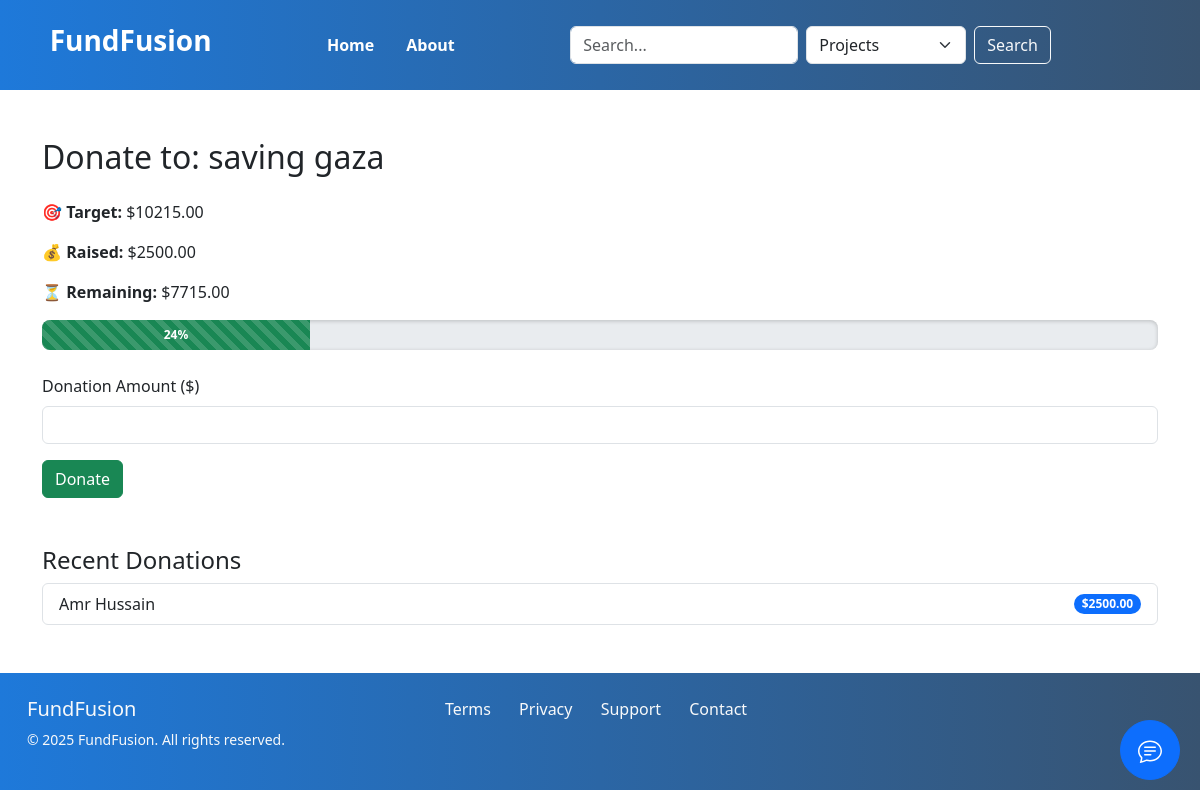
The app's page /donate/9/ (signed in), older data.
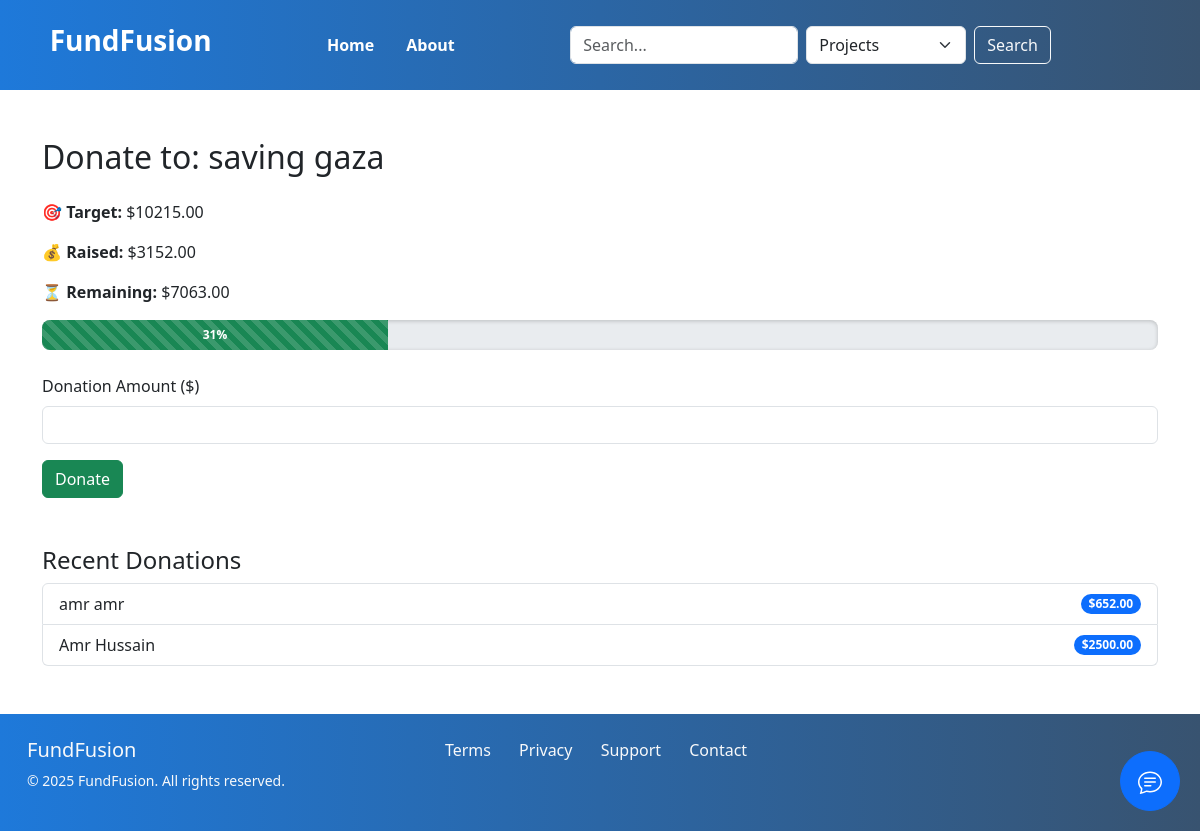
The same page, newer data.
### dashboard/models.py (models this page shows, shortened)
class Project(models.Model):
    creator = models.ForeignKey(User, on_delete=models.CASCADE)
    title = models.CharField(max_length=100)
    details = models.TextField()
    category = models.ForeignKey(Category, on_delete=models.CASCADE)
    tags = models.ManyToManyField(Tag)
    target = models.DecimalField(max_digits=10, decimal_places=2, null=True, blank=True,
                                help_text="Target amount to raise")
    current_amount = models.DecimalField(max_digits=10, decimal_places=2, default=0)
    start_time = models.DateTimeField(auto_now_add=True)
    end_time = models.DateTimeField(null=True, blank=True)
    is_featured = models.BooleanField(default=False)
    @property
    def funding_percentage(self):
        if self.target == 0:
            return 0
        return (self.current_amount / self.target) * 100
    @property
    def remaining_amount(self):
        if not self.target or self.target == 0:
            return Decimal(0)
        return max(Decimal(0), self.target - self.current_amount)

### interactions/models.py (models this page shows, shortened)
class Donation(models.Model):
    user = models.ForeignKey(User, on_delete=models.CASCADE, related_name='donations')
    project = models.ForeignKey(Project, on_delete=models.CASCADE, related_name='donations')
    amount = models.DecimalField(max_digits=10, decimal_places=2)
    created_at = models.DateTimeField(auto_now_add=True)

### users/models.py (models this page shows, shortened)
class User(AbstractUser):
    fname = models.CharField(max_length=50)
    lname = models.CharField(max_length=50)
    email = models.EmailField(unique=True)
    password = models.CharField(max_length=50)
    facebook_acount = models.CharField(max_length=50, null=True,blank=True)
    Birthdate = models.DateTimeField(null=True, blank=True)
    phone = models.CharField(max_length=50)
    active_email = models.BooleanField(default=False)
    picture = models.ImageField(upload_to='users/', null=True, blank=True, default='default.jpg')

### main/views.py (the view, shortened to what this page needs)
# urls.py: path('donate/<int:pk>/', donate_view, name='donate'),
@login_required
def donate_view(request, pk):
    project = get_object_or_404(Project, pk=pk)
    return render(request, 'components/donation_form.html', {'project': project})

### main/templates/components/donation_form.html (shortened to what this page needs)
{% extends "parent.html" %}
{% block content %}
<div class="container py-5">
    <h2 class="mb-4">Donate to: {{ project.title }}</h2>
    <div class="mb-3">
        <p><span class="icon-target"></span> <strong>Target:</strong> ${{ project.target }}</p>
        <p><span class="icon-money"></span> <strong>Raised:</strong> ${{ project.current_amount }}</p>
        <p><span class="icon-clock"></span> <strong>Remaining:</strong> ${{ project.remaining_amount }}</p>
    </div>
    <div class="progress mb-4" style="height: 30px; border-radius: 8px; box-shadow: inset 0 1px 4px rgba(0,0,0,0.2);">
        <div
            class="progress-bar bg-success progress-bar-striped progress-bar-animated"
            role="progressbar"
            style="width: {{ project.funding_percentage|floatformat:0 }}%; transition: width 1.5s ease-in-out;"
            aria-valuenow="{{ project.funding_percentage|floatformat:0 }}"
            aria-valuemin="0"
            aria-valuemax="100"
        >
            <span class="fw-bold">{{ project.funding_percentage|floatformat:0 }}%</span>
        </div>
    </div>
    {% if project.funding_percentage >= 100 %}
        <div class="alert alert-info">
            <span class="icon-trophy"></span> This project is already fully funded. Donations are closed.
        </div>
    {% else %}
        <form method="post">
            <div class="mb-3">
                <label for="amount" class="form-label">Donation Amount ($)</label>
                <input
                    type="number"
                    name="amount"
                    id="amount"
                    class="form-control"
                    required
                    min="1"
                    max="{{ project.remaining_amount }}"
                >
            </div>
            <button type="submit" class="btn btn-success">Donate</button>
        </form>
    {% endif %}
    <h4 class="mt-5">Recent Donations</h4>
    {% if project.donations.all %}
        <ul class="list-group">
            {% for donation in project.donations.all|dictsortreversed:"created_at"|slice:":5" %}
                <li class="list-group-item d-flex justify-content-between align-items-center">
                    {{ donation.user.first_name }} {{ donation.user.last_name }}
                    <span class="badge bg-primary rounded-pill">${{ donation.amount }}</span>
                </li>
            {% endfor %}
        </ul>
    {% else %}
        <p>No donations yet. Be the first!</p>
    {% endif %}
</div>
{% endblock %}

Row changes from the older to the newer data that the page shows:
changed Project "saving gaza": current_amount "2500.00" → "3152.00"; remaining_amount "7715.00" → "7063.00"; funding_percentage "24" → "31"
added Donation: user.first_name "amr", user.last_name "amr", amount "652.00"
